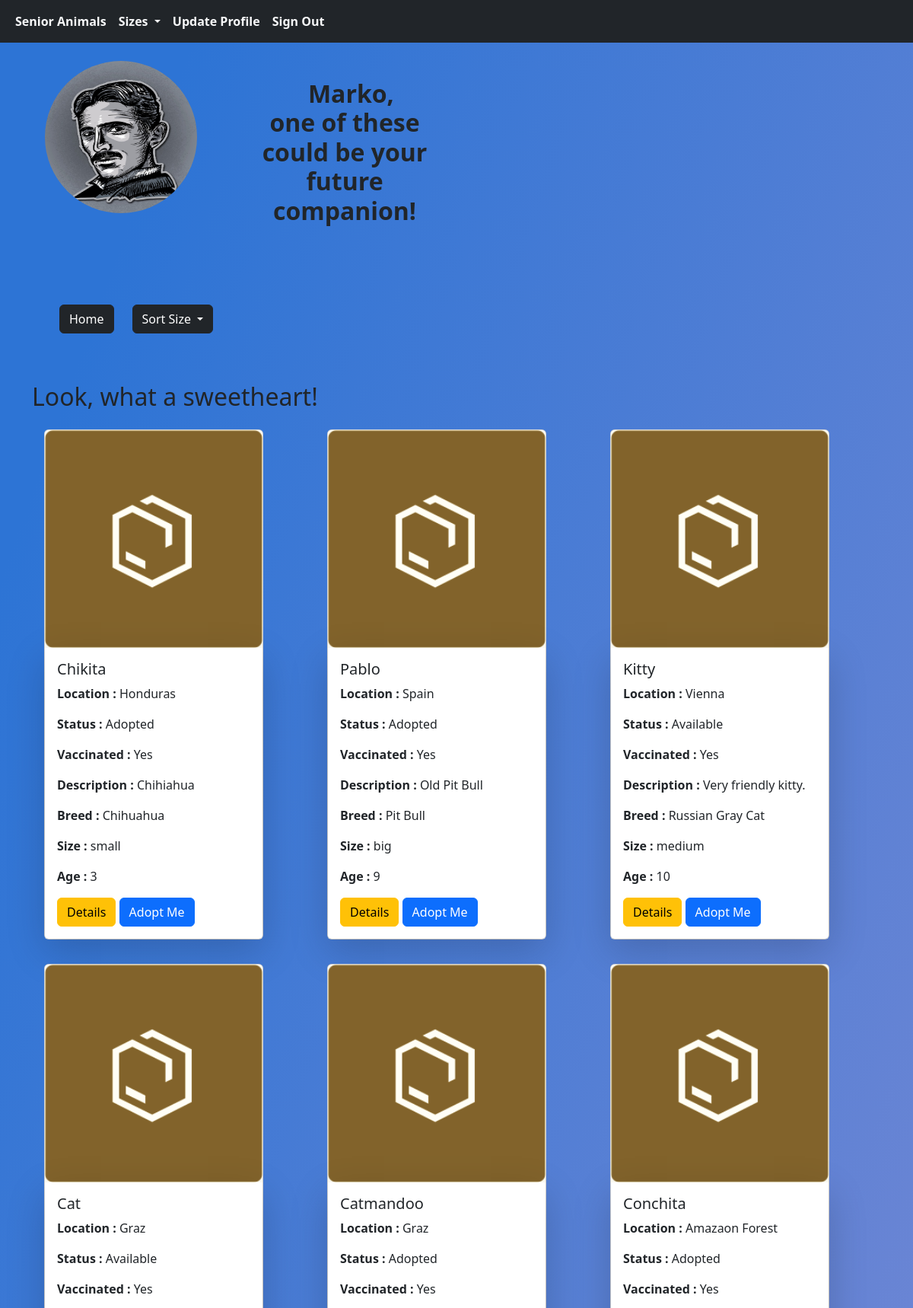
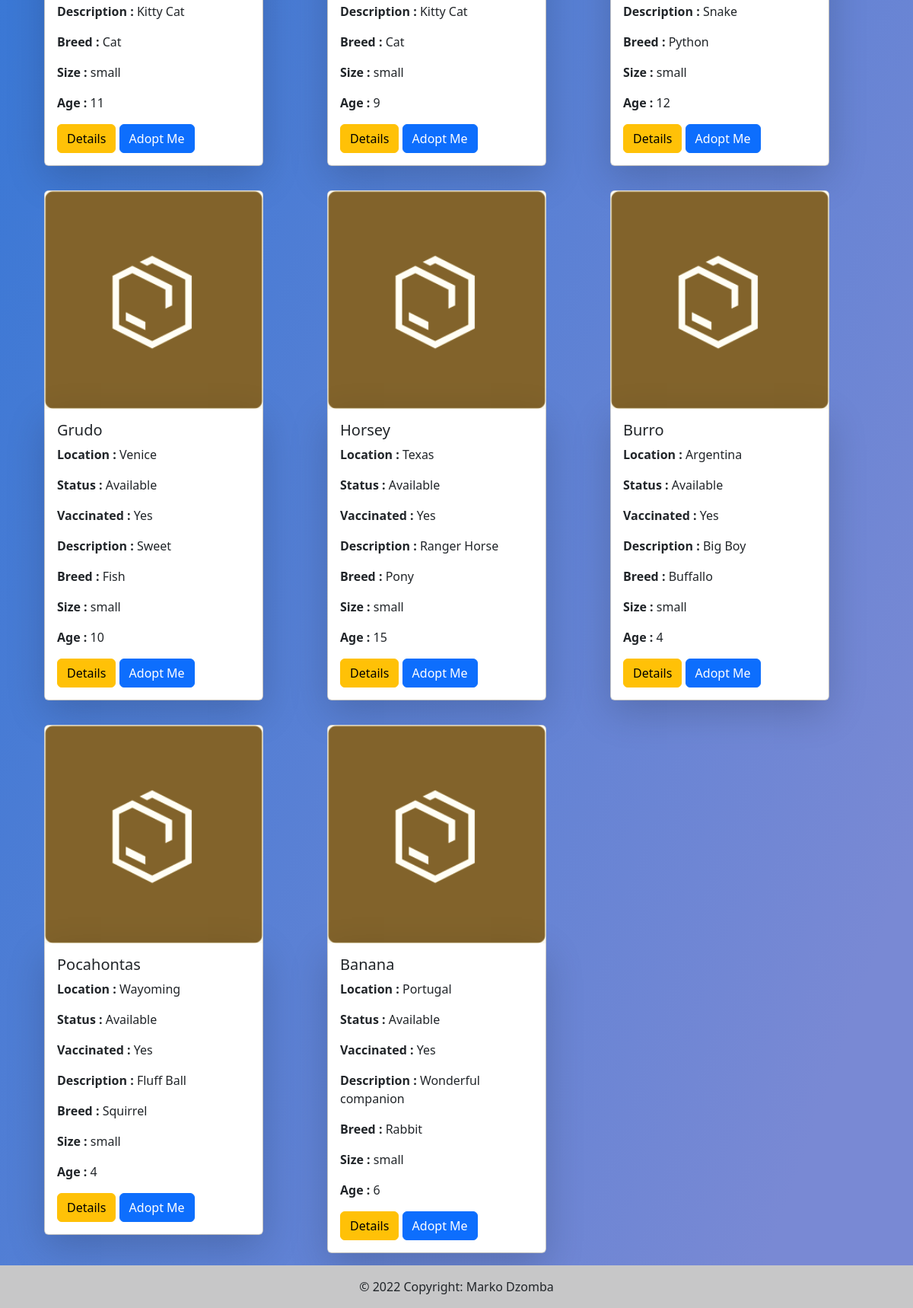
Page /sort1.php (signed in) on the committed database (2 pictures, top to bottom).
### tables this page shows
CREATE TABLE `user` (
  `id` int(11) NOT NULL,
  `first_name` varchar(50) NOT NULL,
  `last_name` varchar(30) NOT NULL,
  `password` varchar(255) NOT NULL,
  `email` varchar(255) NOT NULL,
  `address` varchar(255) NOT NULL,
  `picture` varchar(255) NOT NULL,
  `status` enum('user','adm') DEFAULT 'user',
  `phone_number` varchar(20) NOT NULL
);

CREATE TABLE `animal` (
  `id` int(11) NOT NULL,
  `name` varchar(50) NOT NULL,
  `picture` varchar(255) NOT NULL,
  `location` varchar(255) NOT NULL,
  `dis` varchar(255) NOT NULL,
  `size` enum('small','medium','big') NOT NULL,
  `age` int(3) NOT NULL,
  `vaccinated` enum('Yes','No') NOT NULL,
  `breed` varchar(50) NOT NULL,
  `status` enum('Adopted','Available') NOT NULL DEFAULT 'Available'
);

### sort1.php (the view, shortened to what this page needs)
<?php
require_once 'components/db_connect.php';
$res = mysqli_query($connect, "SELECT * FROM user WHERE id=" . $_SESSION['user']);
$rowp = mysqli_fetch_array($res, MYSQLI_ASSOC);
if (isset($_GET["size"])) {
    $size = $_GET["size"];
    $sql = "SELECT * FROM animal WHERE size = '$size'";
    $result = mysqli_query($connect, $sql);
    $body = "";
    if (mysqli_num_rows($result) == 0) {
        $body = "No results";
    } else {
        while ($row = mysqli_fetch_assoc($result)) {
            $body .= "
            <div class = 'col-lg-4 col-md-6 col-sm-12 p-3'>
                <div class='card' style='width: 18rem;'>
                    <img src='picture/" . $row['picture'] . "' class='card-img-top' alt='...'>
                        <div class='card-body shadow-lg'>
                        <h5 class='card-title'>" . $row['name'] . "</h5>
                        <p class='card-text'><span class = 'fw-bold'>Location : </span>" . $row['location'] . "</p>
                        <p class='card-text'><span class = 'fw-bold'>Status : </span>" . $row['status'] . "</p>
                        <p class='card-text'><span class = 'fw-bold'>Vaccinated : </span>" . $row['vaccinated'] . "</p>
                        <p class='card-text'><span class = 'fw-bold'>Description : </span>" . $row['dis'] . "</p>
                        <p class='card-text'><span class = 'fw-bold'>Breed : </span>" . $row['breed'] . "</p>
                        <p class='card-text'><span class = 'fw-bold'>Size : </span>" . $row['size'] . "</p>
                        <p class='card-text'><span class = 'fw-bold'>Age : </span>" . $row['age'] . "</p>
                        <a href='adoption.php?id=" . $row['id'] . "' class='btn btn-primary'>Adopt Me</a>
                    </div>
                </div>
            </div>";
        }
    }
} else {
    $sql = "SELECT * FROM animal";
    $result = mysqli_query($connect, $sql);
    $body = "";
    if (mysqli_num_rows($result) == 0) {
        $body = "No results";
    } else {
        while ($row = mysqli_fetch_assoc($result)) {
            $body .= "
            <div class = 'col-lg-4 col-md-6 col-sm-12 p-3'>
                <div class='card' style='width: 18rem;'>
                    <img src='picture/" . $row['picture'] . "' class='card-img-top' alt='...'>
                        <div class='card-body shadow-lg'>
                        <h5 class='card-title'>" . $row['name'] . "</h5>
                        <p class='card-text'><span class = 'fw-bold'>Location : </span>" . $row['location'] . "</p>
                        <p class='card-text'><span class = 'fw-bold'>Status : </span>" . $row['status'] . "</p>
                        <p class='card-text'><span class = 'fw-bold'>Vaccinated : </span>" . $row['vaccinated'] . "</p>
                        <p class='card-text'><span class = 'fw-bold'>Description : </span>" . $row['dis'] . "</p>
                        <p class='card-text'><span class = 'fw-bold'>Breed : </span>" . $row['breed'] . "</p>
                        <p class='card-text'><span class = 'fw-bold'>Size : </span>" . $row['size'] . "</p>
                        <p class='card-text'><span class = 'fw-bold'>Age : </span>" . $row['age'] . "</p>
                        <a href='details.php?id=" . $row['id'] . "' class='btn btn-warning'>Details</a>
                        <a href='adoption.php?id=" . $row['id'] . "' class='btn btn-primary'>Adopt Me</a>
                    </div>
                </div>
            </div>";
        }
    }
}
?>
<html lang="en">
<head>
    <?php require_once 'components/boot.php' ?>
</head>
<body>
    <?php require_once 'components/navbar.php' ?>
    <div class="container-fluid m-0 p-0 text-center">
        <div class="hero p-4 mb-3">
            <div class="row row-cols-4">
                <div class="col">
                    <img class="userImage rounded-circle" src="picture/<?php echo $rowp['picture']; ?>"
                        alt="<?php echo $rowp['first_name']; ?>">
                </div>
                <div class="col">
                    <h2 class="text-white mt-4"><strong class="text-dark">&nbsp;
                            <?php echo $rowp['first_name'] ?>,
                            <p>one of these could be your future companion!</p>
                        </strong> </h2>
                </div>
            </div>
        </div>
    </div>
    <div class="container p-5">
        <div class='row'>
            <div class='mb-3 col-auto mr-auto'>
                <a href="index.php"><button class='btn btn-dark' type="button">Home</button></a>
            </div>
            <div class="dropdown col-auto">
                <button class="btn btn-dark dropdown-toggle" type="button" id="dropdownMenuButton1"
                    data-bs-toggle="dropdown" aria-expanded="false">
                    Sort Size
                </button>
            </div>
        </div>
    </div>
    <div class="container">
        <p class='h2'>Look, what a sweetheart!</p>
        <div class="container">
            <div class="row">
                <?= $body; ?>
            </div>
        </div>
    </div>
    <?php require_once 'components/footer.php' ?>
</body>
</html>

### sort1.php (style rules this page uses)
body { background-image: linear-gradient(109.6deg, rgba(45, 116, 213, 1) 11.2%, rgba(121, 137, 212, 1) 91.2%); }
.userImage { width: 200px; height: 200px; }

### rows in the picture
user: picture (picture), first_name "Marko"
animal: picture (picture), name "Chikita", location "Honduras", status "Adopted", vaccinated "Yes", dis "Chihiahua", breed "Chihuahua", size "small", age "3"
animal: picture (picture), name "Pablo", location "Spain", status "Adopted", vaccinated "Yes", dis "Old Pit Bull", breed "Pit Bull", size "big", age "9"
animal: picture (picture), name "Kitty", location "Vienna", status "Available", vaccinated "Yes", dis "Very friendly kitty.", breed "Russian Gray Cat", size "medium", age "10"
animal: picture (picture), name "Cat", location "Graz", status "Available", vaccinated "Yes", dis "Kitty Cat", breed "Cat", size "small", age "11"
animal: picture (picture), name "Catmandoo", location "Graz", status "Adopted", vaccinated "Yes", dis "Kitty Cat", breed "Cat", size "small", age "9"
animal: picture (picture), name "Conchita", location "Amazaon Forest", status "Adopted", vaccinated "Yes", dis "Snake", breed "Python", size "small", age "12"
animal: picture (picture), name "Grudo", location "Venice", status "Available", vaccinated "Yes", dis "Sweet", breed "Fish", size "small", age "10"
animal: picture (picture), name "Horsey", location "Texas", status "Available", vaccinated "Yes", dis "Ranger Horse", breed "Pony", size "small", age "15"
animal: picture (picture), name "Burro", location "Argentina", status "Available", vaccinated "Yes", dis "Big Boy", breed "Buffallo", size "small", age "4"
animal: picture (picture), name "Pocahontas", location "Wayoming", status "Available", vaccinated "Yes", dis "Fluff Ball", breed "Squirrel", size "small", age "4"
animal: picture (picture), name "Banana", location "Portugal", status "Available", vaccinated "Yes", dis "Wonderful companion", breed "Rabbit", size "small", age "6"
